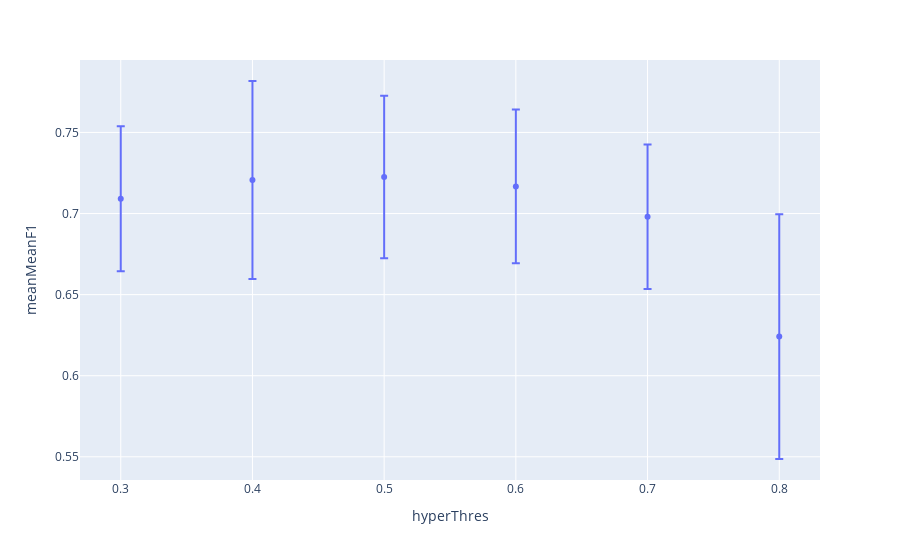

The cell this chart's notebook holds for it:
### Markdown cell above
## Graphical representation of the optimal point

### Code cell
aux=hyperParams[(hyperParams.hyperDepth==optimal.hyperDepth)&(hyperParams.hyperDuration==optimal.hyperDuration)&
                (hyperParams.hyperClose==optimal.hyperClose)&(hyperParams.hyperConfidence==optimal.hyperConfidence)].reset_index(drop=True)
px.scatter(aux,x='hyperThres',y='meanMeanF1',error_y='stdMeanF1')

### Figure 1 — Plotly figure (JSON) as saved in the notebook; plotly's stock layout.template omitted (floating-point values rounded to 4 significant figures)
{"data": [{"error_y": {"array": [0.04466, 0.06102, 0.05012, 0.04739, 0.04454, 0.07546]}, "hovertemplate": "hyperThres=%{x}<br>meanMeanF1=%{y}<extra></extra>", "legendgroup": "", "marker": {"color": "#636efa", "symbol": "circle"}, "mode": "markers", "name": "", "orientation": "v", "showlegend": false, "type": "scatter", "x": [0.3, 0.4, 0.5, 0.6, 0.7, 0.8], "xaxis": "x", "y": [0.7091, 0.7207, 0.7225, 0.7167, 0.698, 0.6241], "yaxis": "y"}], "layout": {"legend": {"tracegroupgap": 0}, "margin": {"t": 60}, "xaxis": {"anchor": "y", "domain": [0, 1], "title": {"text": "hyperThres"}}, "yaxis": {"anchor": "x", "domain": [0, 1], "title": {"text": "meanMeanF1"}}}}
